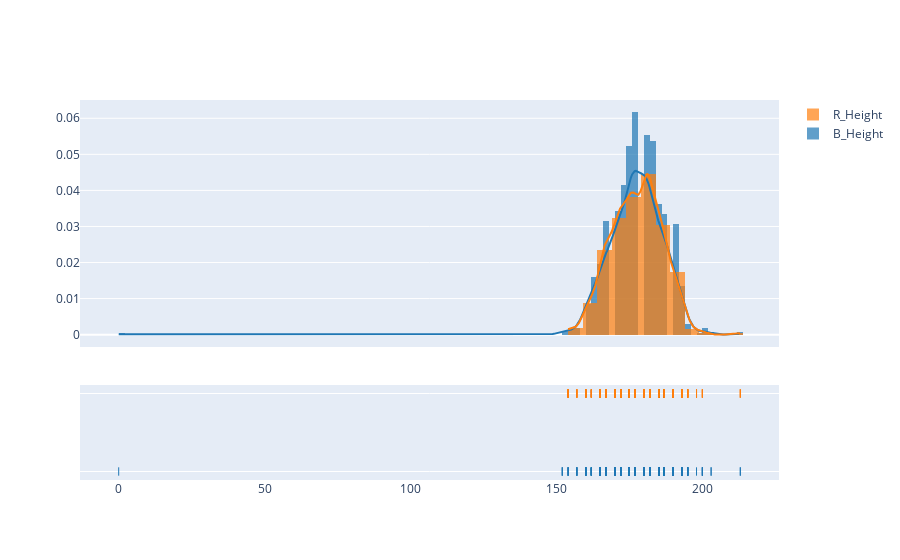

Notebook cell for this chart:
### Code cell
import plotly.figure_factory as ff
import numpy as np

# Add histogram data
x1 = ufc.B_Height
x2 = ufc.R_Height

# Group data together
hist_data = [x1, x2]

group_labels = ['B_Height', 'R_Height']

# Create distplot with custom bin_size
fig = ff.create_distplot(hist_data, group_labels, bin_size=[0, 5, 10])
fig.show()

### Figure 1 — Plotly figure (JSON) as saved in the notebook; plotly's stock layout.template omitted (floating-point values rounded to 4 significant figures; data arrays with more than 128 entries replaced by an {"elided": "..."} marker saying what was removed)
{"data": [{"autobinx": false, "histnorm": "probability density", "legendgroup": "B_Height", "marker": {"color": "rgb(31, 119, 180)"}, "name": "B_Height", "opacity": 0.7, "type": "histogram", "x": {"elided": "1460 int values"}, "xaxis": "x", "xbins": {"end": 213, "size": 0, "start": 0}, "yaxis": "y"}, {"autobinx": false, "histnorm": "probability density", "legendgroup": "R_Height", "marker": {"color": "rgb(255, 127, 14)"}, "name": "R_Height", "opacity": 0.7, "type": "histogram", "x": {"elided": "1460 int values"}, "xaxis": "x", "xbins": {"end": 213, "size": 5, "start": 154}, "yaxis": "y"}, {"legendgroup": "B_Height", "marker": {"color": "rgb(31, 119, 180)"}, "mode": "lines", "name": "B_Height", "showlegend": false, "type": "scatter", "x": {"elided": "500 float values"}, "xaxis": "x", "y": {"elided": "500 float values"}, "yaxis": "y"}, {"legendgroup": "R_Height", "marker": {"color": "rgb(255, 127, 14)"}, "mode": "lines", "name": "R_Height", "showlegend": false, "type": "scatter", "x": {"elided": "500 float values"}, "xaxis": "x", "y": {"elided": "500 float values"}, "yaxis": "y"}, {"legendgroup": "B_Height", "marker": {"color": "rgb(31, 119, 180)", "symbol": "line-ns-open"}, "mode": "markers", "name": "B_Height", "showlegend": false, "type": "scatter", "x": {"elided": "1460 int values"}, "xaxis": "x", "y": {"elided": "1460 str values"}, "yaxis": "y2"}, {"legendgroup": "R_Height", "marker": {"color": "rgb(255, 127, 14)", "symbol": "line-ns-open"}, "mode": "markers", "name": "R_Height", "showlegend": false, "type": "scatter", "x": {"elided": "1460 int values"}, "xaxis": "x", "y": {"elided": "1460 str values"}, "yaxis": "y2"}], "layout": {"barmode": "overlay", "hovermode": "closest", "legend": {"traceorder": "reversed"}, "xaxis": {"anchor": "y2", "domain": [0, 1], "zeroline": false}, "yaxis": {"anchor": "free", "domain": [0.35, 1], "position": 0}, "yaxis2": {"anchor": "x", "domain": [0, 0.25], "dtick": 1, "showticklabels": false}}}
